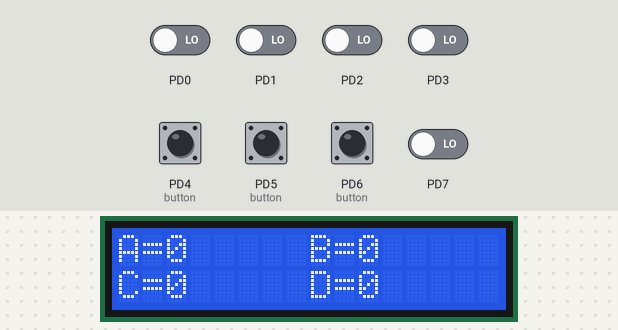
A program run on a simulated ATmega32, built with avr-gcc and emulated at 8 MHz. Parts: 16×2 character LCD. Wiring (inferred from the names in the program): character LCD (HD44780): RS PA6; R/W PA5; E PA4; data PA0, PA1, PA2, PA3. Inputs (shaded band) come from the test bench; at power-on: PD0–3, PD4 (button), PD5 (button), PD6 (button), PD7 LOW.

Above: at 3.3 s.
3.4 s: PD5 (button) pulled HIGH for 1 s
At 5.2 s:
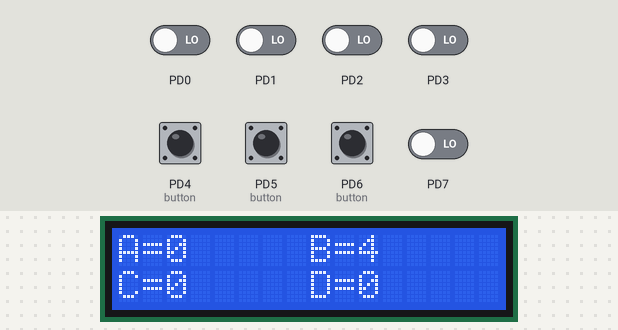
5.9 s: PD6 (button) pulled HIGH for 0.15 s
At 7.0 s:
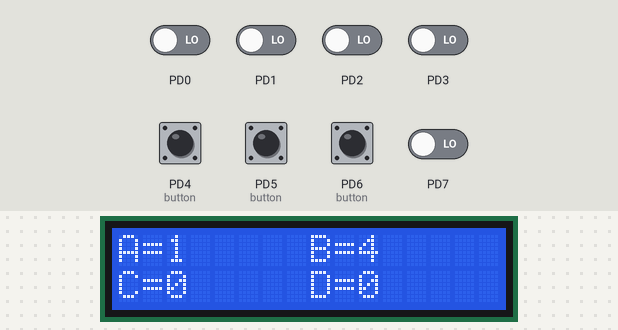
7.5 s: PD5 (button) pulled HIGH for 0.15 s
At 8.3 s:
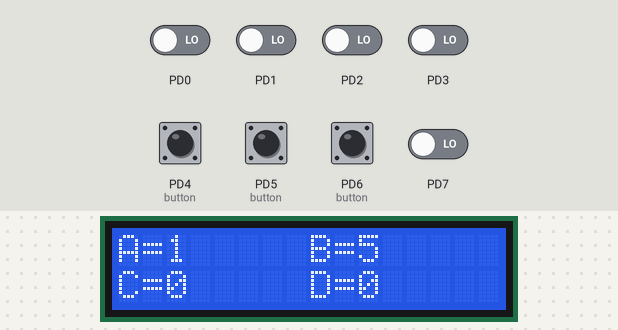
9.2 s: PD6 (button) pulled HIGH for 1 s
At 10.8 s:
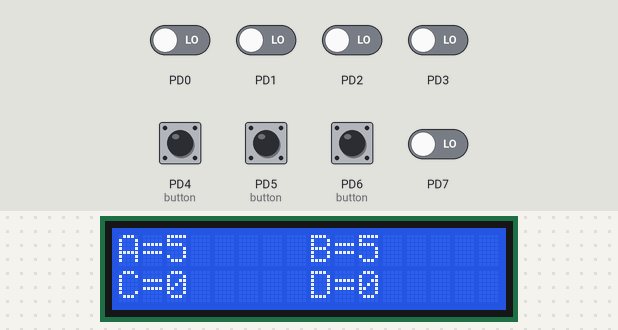
11.7 s: PD4 (button) pulled HIGH for 1 s
At 14.3 s:
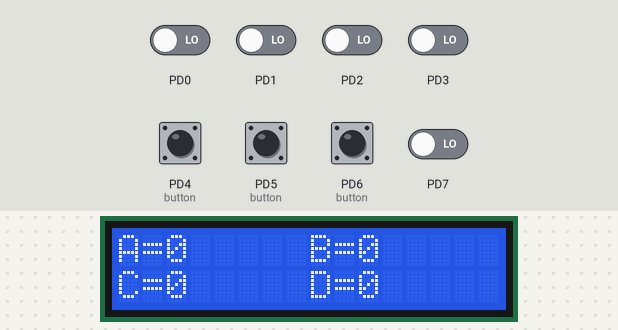
Timing chart, 0 to 15.5 s (numbered marks = the images above; inputs shaded):
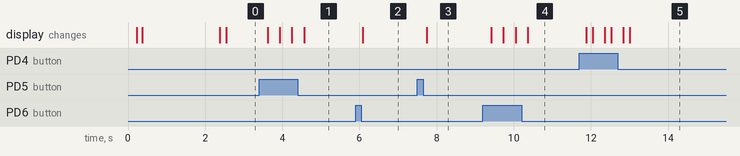

Measured:
- after the input at 3.4 s, the display: first changes after 0.22 s (image 1 shows a later state)
- after the input at 5.9 s, the display: changes after 0.18 s (image 2)
- after the input at 7.5 s, the display: changes after 0.25 s (image 3)
- after the input at 9.2 s, the display: first changes after 0.21 s (image 4 shows a later state)
- after the input at 11.7 s, the display: first changes after 0.17 s (image 5 shows a later state)

The program:

Electronic_voting_machine_project.c
```c
/*
 * Electronic_voting_machine_project.c
 *
 * Created: 7/26/2024 2:18:24 PM
 *  Author: abdullah
 */


#include "button.h"
#include "LCD.h"
#define F_CPU 8000000UL
#include <util/delay.h>
unsigned char counter1,counter2,counter3,counter4,reset;
int main(void)
{

	LCD_INIT();
	lCD_MOVE_CURSOR(1,3);
	LCD_SEND_STRING("EVM Project");
	_delay_ms(2000);
	LCD_CLEAR_SCREEN();
	button_init('d',6);
	button_init('d',5);
	button_init('d',4);
	/*button_init('b',0);
	button_init('b',1);
	button_init('b',2);
	button_init('b',3);
	button_init('b',4);*/
	LCD_SEND_STRING("A=");
	lCD_MOVE_CURSOR(1,9);
	LCD_SEND_STRING("B=");
	lCD_MOVE_CURSOR(2,1);
	LCD_SEND_STRING("C=");
	lCD_MOVE_CURSOR(2,9);
	LCD_SEND_STRING("D=");
	lCD_MOVE_CURSOR(1,3);
	LCD_SEND_CHAR(reset+48);
	lCD_MOVE_CURSOR(1,11);
	LCD_SEND_CHAR(reset+48);
	lCD_MOVE_CURSOR(2,3);
	LCD_SEND_CHAR(reset+48);
	lCD_MOVE_CURSOR(2,11);
	LCD_SEND_CHAR(reset+48);
    while(1)
    {
		if(button_read('d',6) == 1)
		{
			_delay_ms(150);
			counter1++;
			lCD_MOVE_CURSOR(1,3);
			if(counter1 < 10)
			{
				LCD_SEND_CHAR(counter1+48);
			}
			else
			{
			LCD_SEND_CHAR((counter1/10)+48);
			LCD_SEND_CHAR((counter1%10)+48);
			}
		}
		else if(button_read('d',5) == 1)
		{
			_delay_ms(150);
			counter2++;
			lCD_MOVE_CURSOR(1,11);
			if(counter2 < 10)
			{
				LCD_SEND_CHAR(counter2+48);
			}
			else
			{
				LCD_SEND_CHAR((counter2/10)+48);
				LCD_SEND_CHAR((counter2%10)+48);
			}
		}
		/*
		else if(button_read('b',2) == 1)
		{
			_delay_ms(150);
			counter3++;
			lCD_MOVE_CURSOR(2,3);
			LCD_SEND_CHAR((counter3/10)+48);
			LCD_SEND_CHAR((counter3%10)+48);
		}

		else if(button_read('b',3) == 1)
		{
			_delay_ms(150);
			counter4++;
			lCD_MOVE_CURSOR(2,11);
			LCD_SEND_CHAR((counter4/10)+48);
			LCD_SEND_CHAR((counter4%10)+48);

		}*/
		else if(button_read('d',4) == 1)
		{
			_delay_ms(150);
			LCD_CLEAR_SCREEN();
			LCD_SEND_STRING("A=");
			lCD_MOVE_CURSOR(1,9);
			LCD_SEND_STRING("B=");
			lCD_MOVE_CURSOR(2,1);
			LCD_SEND_STRING("C=");
			lCD_MOVE_CURSOR(2,9);
			LCD_SEND_STRING("D=");
			lCD_MOVE_CURSOR(1,3);
			LCD_SEND_CHAR(reset+48);
			lCD_MOVE_CURSOR(1,11);
			LCD_SEND_CHAR(reset+48);
			lCD_MOVE_CURSOR(2,3);
			LCD_SEND_CHAR(reset+48);
			lCD_MOVE_CURSOR(2,11);
			LCD_SEND_CHAR(reset+48);
			counter1=counter2=counter3=counter4=0;
		}
			_delay_ms(150);
}
}
```

STD_MACROS.h
```c
/*
 * IncFile1.h
 *
 * Created: 5/3/2024 12:46:58 AM
 *  Author: farah
 */


#ifndef INCFILE1_H_
#define INCFILE1_H_


#define SET_BIT(reg,bit)      reg|=(1<<bit)
#define CLEAR_BIT(reg,bit)      reg&=(~(1<<bit))
#define TOGGLE_BIT(reg,bit)   reg^=(1<<bit)
#define READ_BIT(reg,bit)     ((reg&(1<<bit))>>bit)
#define ROR(reg,num)         reg=(reg<<(REGISTER_SIZE-num))|(reg>>(num))
#define ROL(reg,num)         reg=(reg>>(REGISTER_SIZE-num))|(reg<<(num))


#endif /* INCFILE1_H_ */
```

button.c
```c
/*
 * CFile1.c
 *
 * Created: 5/6/2024 8:59:19 PM
 *  Author: abdullah
 */

void button_init(unsigned char portname,unsigned char pinnumber)
{
	DIO_SETPINDIR(portname,pinnumber,0);
}

unsigned char button_read(unsigned char portname,unsigned char pinnumber)
{
	return DIO_readpin(portname,pinnumber);
}
```

button.h
```c
/*
 * IncFile1.h
 *
 * Created: 5/6/2024 9:02:37 PM
 *  Author: abdullah
 */


#ifndef INCFILE1_H_
#define INCFILE1_H_

void button_init(unsigned char portname,unsigned char pinnumber);
unsigned char button_read(unsigned char portname,unsigned char pinnumber);


#endif /* INCFILE1_H_ */
```

LCD_CONFIGURATION.h
```c
/*
 * LCD_CONFIGURATION.h
 *
 * Created: 7/19/2024 1:09:26 PM
 *  Author: abdullah
 */


#ifndef LCD_CONFIGURATION_H_
#define LCD_CONFIGURATION_H_

#define four_bit_mode
//#define eight_bit_mode

#endif /* LCD_CONFIGURATION_H_ */
```

LCD.c
```c
/*
 * LCD.c
 *
 * Created: 7/19/2024 10:34:04 AM
 *  Author: FARH ELSAYED
 */

#include "LCD.h"
#define F_CPU 8000000UL
#include <util/delay.h>

void LCD_INIT ()
{
	_delay_ms(200);
	#ifdef eight_bit_mode
	DIO_set_port_direction(port_data,0XFF);
	DIO_SETPINDIR(port_control,RS,1);
	DIO_SETPINDIR(port_control,EN,1);
	DIO_SETPINDIR(port_control,R_W,1);
	DIO_WRITE(port_control,R_W,0);
	LCD_SEND_CMD(eight_bit);   //function set
	LCD_SEND_CMD(Display_on_Cursor_off);  //display on/off control
	LCD_CLEAR_SCREEN();
	LCD_SEND_CMD(Entry_Mode);
	#else
	#if defined HIGH_NIPPLE
	DIO_SETPINDIR(port_data,4,1);
	DIO_SETPINDIR(port_data,5,1);
	DIO_SETPINDIR(port_data,6,1);
	DIO_SETPINDIR(port_data,7,1);
	#elif defined LOW_NIPPLE
	DIO_SETPINDIR(port_data,0,1);
	DIO_SETPINDIR(port_data,1,1);
	DIO_SETPINDIR(port_data,2,1);
	DIO_SETPINDIR(port_data,3,1);
	#else
	DIO_SET_DIR_NIPPLE(port_data,start_pin,0xFF);   //write 0 for low nipple ,write  4 for high nipple
	#endif
	DIO_SETPINDIR(port_control,RS,1);
	DIO_SETPINDIR(port_control,EN,1);
	DIO_SETPINDIR(port_control,R_W,1);
	DIO_WRITE(port_control,R_W,0);
	LCD_Return_home();
	LCD_SEND_CMD(four_bit);
	LCD_SEND_CMD(Display_on_Cursor_off);
	LCD_CLEAR_SCREEN();
	LCD_SEND_CMD(Entry_Mode);
	#endif
}

void LCD_SEND_CHAR (unsigned char data)
{
	#ifdef eight_bit_mode
	DIO_write_port(port_data,data);
	DIO_WRITE(port_control,RS,1);
	enable();
	#else
	#ifdef HIGH_NIPPLE
	DIO_WRITE(port_control,RS,1);
	DIO_WRITE_HIGH_NIBBLE(port_data,data>>4);
	enable();
	DIO_WRITE_HIGH_NIBBLE(port_data,data);
	enable();
	#elif defined LOW_NIPPLE
	DIO_WRITE(port_control,RS,1);
	DIO_WRITE_LOW_NIBBLE(port_data,data>>4);
	enable();
	DIO_WRITE_LOW_NIBBLE(port_data,data);
	enable();
	#else
	DIO_WRITE(port_control,RS,1);
	DIO_WRITE_NIBBLE(port_data,start_pin,data>>4);
	enable();
	DIO_WRITE_NIBBLE(port_data,start_pin,data);
	enable();
	#endif

	#endif
}

void LCD_SEND_CMD (unsigned char cmd)
{
	#ifdef eight_bit_mode
	DIO_write_port(port_data,cmd);
	DIO_WRITE(port_control,RS,0);
	enable();
	_delay_ms(1);   // time that the lcd execute the cmd ,all cmds take 1ms expect clear screen and return home so i made them in separated functions
	#else
	#if defined HIGH_NIPPLE
	DIO_WRITE(port_control,RS,0);
	DIO_WRITE_HIGH_NIBBLE(port_data,cmd>>4);
	enable();
	DIO_WRITE_HIGH_NIBBLE(port_data,cmd);
	enable();
	#elif defined LOW_NIPPLE
	DIO_WRITE(port_control,RS,0);
	DIO_WRITE_LOW_NIBBLE(port_data,cmd>>4);
	enable();
	DIO_WRITE_LOW_NIBBLE(port_data,cmd);
	enable();
	#else
	DIO_WRITE(port_control,RS,0);
	DIO_WRITE_NIBBLE(port_data,start_pin,cmd>>4);
	enable();
	DIO_WRITE_NIBBLE(port_data,start_pin,cmd);
	enable();
	_delay_ms(1);  //write this and if the cmd is clear screen or return home write after it delay 10 ms or do not write it in the function and after calling this function in main make a delay
	#endif
	#endif

}

void LCD_CLEAR_SCREEN()
{
	LCD_SEND_CMD(clear_screen);
	_delay_ms(10);
}

void LCD_Return_home()
{
	LCD_SEND_CMD(Return_Home);
	_delay_ms(10);
}

void lCD_MOVE_CURSOR (unsigned char row,unsigned char column)
{
	char cmd;
	if(row<1 || row>2 || column<1 || column>16)  // any invalid case
	{
		cmd=0X80;
	}
	else if(row == 1)
	{
		cmd=0X80+column-1;
	}
	else
	{
		cmd=0XC0+column-1;
	}
	LCD_SEND_CMD(cmd);
}

void LCD_SEND_STRING (const char* ptr)
{
	while((*ptr) != '\0')
	{
		LCD_SEND_CHAR(*ptr);
		ptr++;
		_delay_ms(1);
	}
}
void enable()
{
	DIO_WRITE(port_control,EN,1);
	_delay_ms(2);
	DIO_WRITE(port_control,EN,0);
	_delay_ms(2);
}
```

LCD.h
```c
/*
 * LCD.h
 *
 * Created: 7/19/2024 10:34:16 AM
 *  Author: abdullah
 */


#ifndef LCD_H_
#define LCD_H_
#include "DIO.h"
#include "LCD_CONFIGURATION.h"

#if defined eight_bit_mode
#define RS				 0
#define R_W				 1
#define EN				 2
#define eight_bit			 0x38
#elif defined four_bit_mode
#define RS				 6
#define R_W				 5
#define EN				 4
#define four_bit			 0x28
//#define HIGH_NIPPLE
//#define start_pin   2
#define LOW_NIPPLE
#endif

#define port_data		'A'  //MC port that connected to LCD data pins  D0-D7 if 8 bit mode or D4-D7 if 4 bit mode
#define port_control	'A'  //MC port that connected to LCD control pins

#define clear_screen		 0X01
#define Return_Home		     0X02
#define Entry_Mode			 0X06
#define Display_on_Cursor_on 0X0E
#define Display_on_Cursor_off 0X0C


void LCD_INIT ();
void LCD_SEND_CHAR (unsigned char data);
void LCD_SEND_CMD (unsigned char cmd);
void LCD_CLEAR_SCREEN();
void LCD_Return_home();
void enable();
void lCD_MOVE_CURSOR (unsigned char row,unsigned char column);
void LCD_SEND_STRING (const char* ptr);

#endif /* LCD_H_ */
```

DIO.c
```c
/*
 * DIO.c
 *
 * Created: 5/3/2024 12:44:45 AM
 *  Author: FARAH
 */
#include "STD_MACROS.H"
#include <avr/io.h>
//access DDR register to make the pins input or output
// Function Description:Set the direction of the given pin in the given port (direction 0 = input : 1 = output)
void DIO_SETPINDIR (unsigned char portname,unsigned char pinnumber,unsigned char direction)
{
	switch(portname)
	{
		case'A':
		case'a':
		if(direction==1)
		{
			SET_BIT(DDRA,pinnumber);   //set the pin whose its number given by (pinnumber) in DDR register as output
		}
		if(direction==0)
		{
			CLEAR_BIT(DDRA,pinnumber);  //set the pin whose its number given by (pinnumber) in DDR register as input
		}
		break;
		case'B':
		case'b':
		if(direction==1)
		{
			SET_BIT(DDRB,pinnumber);
		}
		if(direction==0)
		{
			CLEAR_BIT(DDRB,pinnumber);
		}
		break;
		case'C':
		case'c':
		if(direction==1)
		{
			SET_BIT(DDRC,pinnumber);
		}
		if(direction==0)
		{
			CLEAR_BIT(DDRC,pinnumber);
		}
		break;
		case'D':
		case'd':
		if(direction==1)
		{
			SET_BIT(DDRD,pinnumber);
		}
		if(direction==0)
		{
			CLEAR_BIT(DDRD,pinnumber);
		}
		break;
	}
}
// access PORT register to write the output value that will be on the output pin
//Function Description : Set the value of the given pin in the given port (outputvalue 0 = low : 1 = high)
void DIO_WRITE (unsigned char portname,unsigned char pinnumber, unsigned char outputvalue)
{
	switch(portname)
	{
		case 'A':
		case'a':
		if(outputvalue == 1)
		{
			SET_BIT(PORTA,pinnumber);
		}
		else
		{
			CLEAR_BIT(PORTA,pinnumber);
		}
		break;
		case 'B':
		case'b':
		if(outputvalue == 1)
		{
			SET_BIT(PORTB,pinnumber);
		}
		else
		{
			CLEAR_BIT(PORTB,pinnumber);
		}
		break;
		case 'C':
		case'c':
		if(outputvalue == 1)
		{
			SET_BIT(PORTC,pinnumber);
		}
		else
		{
			CLEAR_BIT(PORTC,pinnumber);
		}
		break;
		case 'D':
		case'd':
		if(outputvalue == 1)
		{
			SET_BIT(PORTD,pinnumber);
		}
		else
		{
			CLEAR_BIT(PORTD,pinnumber);
		}
		break;
	}
}
// access PORT register to toggle the output value that appear in the output pin
//	Function Description : Reverse the value of the given pin in the given port.
void DIO_togglepin(unsigned char portname,unsigned char pinnumber)
{
			switch(portname)
			{
				case 'A':
				case 'a':
				TOGGLE_BIT(PORTA,pinnumber);
				break;

				case 'B':
				case 'b':
				TOGGLE_BIT(PORTB,pinnumber);
				break;

				case 'C':
				case 'c':
				TOGGLE_BIT(PORTC,pinnumber);
				break;

				case 'D':
				case 'd':
				TOGGLE_BIT(PORTD,pinnumber);
				break;
			}
}
//Function Description : Returns 1 if the value of the given pin is high and zero if the value is low
//access pin register to know the reading of pin reg in case it is input pin to know the value of the voltage that it received from the input device connected to it
unsigned char DIO_readpin(unsigned char portname,unsigned char bitnumber)
{
	unsigned char reading=0;
	switch(portname)
	{
		case'A':
		case'a':
		reading= READ_BIT(PINA,bitnumber);
		break;

		case'B':
		case'b':
		reading= READ_BIT(PINB,bitnumber);
		break;

		case'C':
		case'c':
		reading= READ_BIT(PINC,bitnumber);
		break;

		case'D':
		case'd':
		reading= READ_BIT(PIND,bitnumber);
		break;
	}
	return reading;
}
//	Function Description : set the direction of whole port .
//to set the direction of the whole port (all pins of the port will be input or output )
void DIO_set_port_direction(unsigned char portname,unsigned char direction)
{
	switch(portname)
	{
		case'A':
		case'a':
		DDRA=direction;
		break;
		case'B':
		case'b':
		DDRB=direction;
		break;
		case'C':
		case'c':
		DDRC=direction;
		break;
		case'D':
		case'd':
		DDRD=direction;
		break;
	}
}
//	Function Description : Write the value to all port pins.
void DIO_write_port(unsigned char portname,unsigned char portvalue)
{
	switch(portname)
	{
		case'A':
		case'a':
		PORTA=portvalue;
		break;
		case'B':
		case'b':
		PORTB=portvalue;
		break;
		case'C':
		case'c':
		PORTC=portvalue;
		break;
		case'D':
		case'd':
		PORTD=portvalue;
		break;
	}
}
//	Function Description : read the value of the port .
unsigned char DIO_read_port(unsigned char portname)
{
	unsigned char reading_port=0;
	switch(portname)
	{
		case'A':
		case'a':
		reading_port=PINA;
		break;
		case'B':
		case'b':
		reading_port=PINB;
		break;
		case'C':
		case'c':
		reading_port=PINC;
		break;
		case'D':
		case'd':
		reading_port=PIND;
		break;

	}
	return reading_port;
}
//	Function Description : toggle the value of the port that stored in PORT reg if the led connected to output pin will exit to it logic 0 instead of logic 1 .
void DIO_toggle_port(unsigned char portname)
{
	switch(portname)
	{
		case'A':
		case'a':
		PORTA= ~PORTA;   //PORTA^=0xff;
		break;
		case'B':
		case'b':
		PORTB =~PORTB;
		break;
		case'C':
		case'c':
		PORTC= ~PORTC;
		break;
		case'D':
		case'd':
		PORTD= ~PORTD;
		break;
	}
}
void DIO_CONNECT_PULLUP(unsigned char portname,unsigned char pinnumber,unsigned char connect_pullup)
{
		DIO_WRITE(portname,pinnumber,connect_pullup);
}

void DIO_WRITE_LOW_NIBBLE(unsigned char portname,unsigned char value)
{
	unsigned char i;
	for(i=0;i<=3;i++)
	{
		DIO_WRITE(portname,i,READ_BIT(value,i));
	}
}

void DIO_WRITE_HIGH_NIBBLE(unsigned char portname,unsigned char value)
{
	unsigned char i;
	for(i=4;i<=7;i++)
	{
		DIO_WRITE(portname,i,READ_BIT(value,i-4));
	}
}

void DIO_WRITE_NIBBLE(unsigned char portname,unsigned char startpin,unsigned char value)
{
	unsigned char i;
	for(i=0;i<=3;i++)
	{
		DIO_WRITE(portname,startpin,READ_BIT(value,i));
		startpin++;
	}
}

void DIO_SET_DIR_NIPPLE(unsigned char portname,unsigned char startpin,unsigned char direction)
{
	unsigned char i;
	for(i=0;i<=3;i++)
	{
		DIO_SETPINDIR(portname,startpin,READ_BIT(direction,i));
		startpin++;
	}
}
```

DIO.h
```c
/*
 * IncFile1.h
 *
 * Created: 5/3/2024 8:14:36 AM
 *  Author: abdullah
 */


// Function Description:Set the direction of the given pin in the given port (direction 0 = input : 1 = output)
void DIO_SETPINDIR (unsigned char portname,unsigned char pinnumber,unsigned char direction);
//Function Description : Set the value of the given pin in the given port (outputvalue 0 = low : 1 = high)
void DIO_WRITE (unsigned char portname,unsigned char pinnumber, unsigned char outputvalue);
//	Function Description : Reverse the value of the given pin in the given port.
void DIO_togglepin(unsigned char portname,unsigned char pinnumber);
//Function Description : Returns 1 if the value of the given pin is high and zero if the value is low
void DIO_readpin(unsigned char portname,unsigned char pinnumber);
//	Function Description : set the direction of whole port .
void DIO_set_port_direction(unsigned char portname,unsigned char direction);
//	Function Description : Write the value to all port pins.
void DIO_write_port(unsigned char portname,unsigned char portvalue);
//	Function Description : read the value of the port .
unsigned char DIO_read_port(unsigned char portname);
//	Function Description : toogle the value of the port that stored in PORT reg if the led connected to output pin will exit to it logic 0 instead of logic 1 .
void DIO_toggle_port(unsigned char portname);
void DIO_CONNECT_PULLUP(unsigned char portname,unsigned char pinnumber,unsigned char connect_pullup);
void DIO_WRITE_LOW_NIBBLE(unsigned char portname,unsigned char val);
void DIO_WRITE_HIGH_NIBBLE(unsigned char portname,unsigned char val);
void DIO_WRITE_NIBBLE(unsigned char portname,unsigned char startpin,unsigned char value);
void DIO_SET_DIR_NIPPLE(unsigned char portname,unsigned char startpin,unsigned char direction);
```
